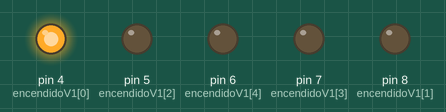
Simulated run of this sketch. Board: Arduino Uno, built with avr-gcc and run on an emulated ATmega328P. Parts: output pins drawn as LEDs (lit = HIGH).

Above: at 0.1 s.
At 0.5 s:
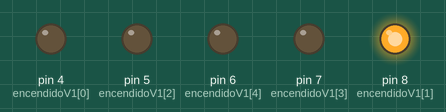
At 1.3 s:
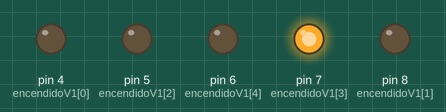
At 2.3 s:
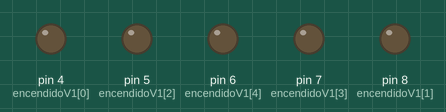
At 3.7 s:
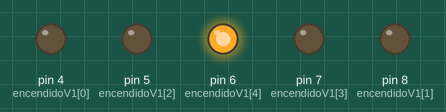
At 4.9 s:
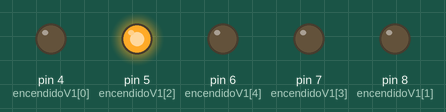
Timing chart, 0 to 5.2 s (numbered marks = the images above):
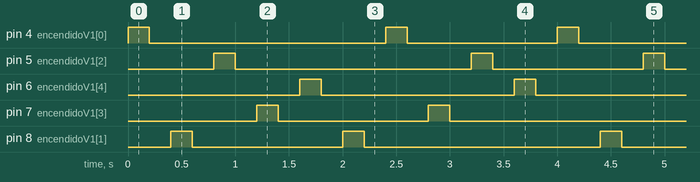

Measured:
- by itself, pin 4 (encendidoV1[0]), pin 5 (encendidoV1[2]): repeats every 4.0 s: LOW 2.2 s, HIGH 0.20 s, LOW 1.4 s, HIGH 0.20 s
- by itself, pin 6 (encendidoV1[4]): alternates HIGH for 0.20 s and LOW for 1.8 s
- by itself, pin 7 (encendidoV1[3]), pin 8 (encendidoV1[1]): repeats every 4.0 s: LOW 1.4 s, HIGH 0.20 s, LOW 2.2 s, HIGH 0.20 s

The sketch:

sketch_apr12b.ino
```cpp
#define tiempo 200
#define tiempoDelay 200

int encendidoV1[] = {4,8,5,7,6};
int encendidoV2[] = {8,4,7,5,6};
void LuzLed1();


void setup()
{
  for (int i=0;i<5;i++)
   {
    pinMode(encendidoV1[i],OUTPUT);
    pinMode(encendidoV2[i],OUTPUT);
   }
}

void loop()
{

    LuzLed1();

}

    void LuzLed1()
    {
      int i;
      for (i=0;i<5;i++)
     {
      digitalWrite(encendidoV1[i], HIGH);
      delay(tiempo);
      digitalWrite(encendidoV1[i], LOW);
      delay(tiempoDelay);
     }
     for (i=0;i<5;i++)
     {
      digitalWrite(encendidoV2[i], HIGH);
      delay(tiempo);
      digitalWrite(encendidoV2[i], LOW);
      delay(tiempoDelay);
     }
    }
```
